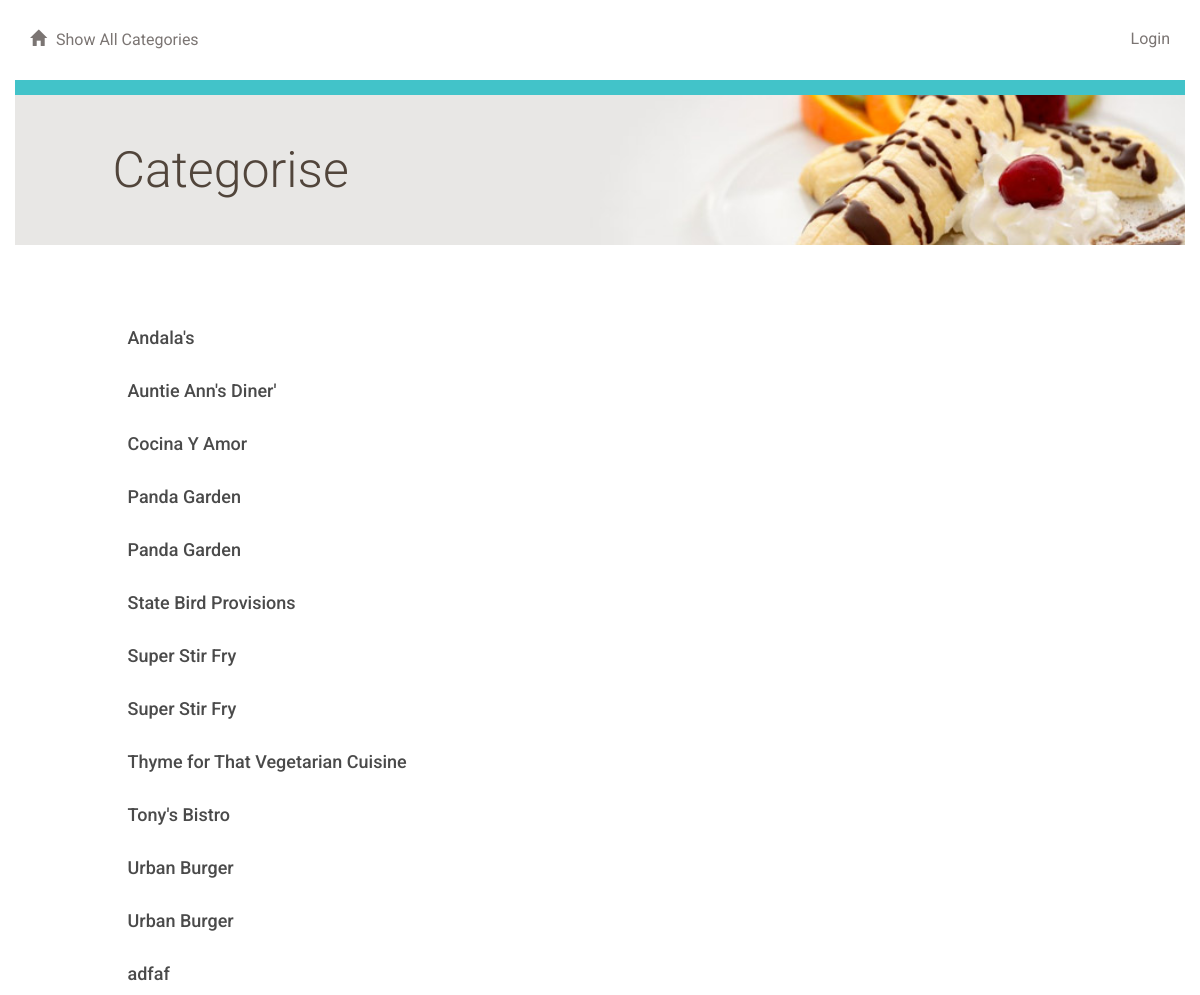
Page /categories/ on the committed database.
### database_setup.py (models this page shows, shortened)
class Category(Base):
    __tablename__ = 'category'
    id = Column(Integer, primary_key=True)
    name = Column(String(250), nullable=False)
    user_id = Column(Integer, ForeignKey('user.id'))
    user = relationship(User)

### project.py (the view)
@app.route('/')
@app.route('/categories/')
def showCategories():
    categories = session.query(Category).order_by(asc(Category.name))
    if 'username' not in login_session:
        return render_template('publiccategories.html', categories=categories)
    else:
        return render_template('categories.html', categories=categories)

### templates/publiccategories.html (shortened to what this page needs)
{% extends "main.html" %}
{% block content %}
	<div class="row divider blue">
		<div class="col-md-12"></div>
	</div>
	<div class="row banner main">
		<div class="col-md-1"></div>
		<div class="col-md-11 padding-none">
			<h1>Categorise</h1>
		</div>
	</div>
	<div class="row padding-top padding-bottom">
		<div class="col-md-1"></div>
		<div class="col-md-10 padding-none">
		</div>
		<div class="col-md-1"></div>
	</div>
	{% for category in categories %}
		<a href = "{{url_for('showItems', category_id = category.id)}}">
			<div class="row">
				<div class="col-md-1"></div>
					<div class="col-md-10 category-list">
						<h3>{{category.name}}</h3>
					</div>
				<div class="col-md-1"></div>
			</div>
		</a>
	{% endfor %}
{% endblock %}

### templates/main.html (shortened to what this page needs)
<!DOCTYPE html>
<html lang="en">
<head>
    <link rel="stylesheet" href="//netdna.bootstrapcdn.com/bootstrap/3.1.1/css/bootstrap.min.css">
    <link rel=stylesheet type=text/css href="{{ url_for('static', filename='styles.css') }}">
</head>
<body>
<div class="container">
    <div class="row top-menu">
        <div class="col-md-6">
            <a href="{{ url_for('showCategories') }}">
                <span class="glyphicon glyphicon-home" aria-hidden="true"></span>Show All Categories
            </a>
        </div>
        <div class="col-md-6 text-right">
            <p>
                {% if 'username' not in session %}
                    <a href="{{ url_for('showLogin') }}">Login</a>
                {% else %}
                    {{ session['username'] }}
                    <a href="{{ url_for('gdisconnect') }}">Logout</a>
                {% endif %}
            </p>
        </div>
    </div>
    {% block content %}
    {% endblock %}
</div>
</body>
</html>

### static/styles.css (style rules this page uses)
* { font-family: "Helvetica Neue Bold", Roboto, Helvetica, Arial, sans-serif; font-weight: 700; }
h1 { font-family: "Helvetica Neue Light", Roboto, Helvetica, Arial, sans-serif; font-size: 50px; color: #51453B; line-height: 60px; font-weight: 300; }
h3 { font-size: 18px; color: #4A4A4A; line-height: 23px; }
p { font-family: "Helvetica Neue", Roboto, Helvetica, Arial, sans-serif; font-size: 16px; color: #7B7573; line-height: 24px; font-weight: 400; }
a { font-size: 14px; color: #0093B9; line-height: 17px; }
.padding-top { padding-top: 30px; }
.padding-bottom { padding-bottom: 30px; }
.padding-none { padding: 0; }
.glyphicon { margin-right: 10px; }
.top-menu { padding-top: 30px; padding-bottom: 30px; }
.top-menu p { margin-bottom: 0; line-height: 16px; }
.top-menu a { margin-bottom: 0; line-height: 16px; font-size: 16px; color: #7B7573; font-weight: 400; }
.divider { height: 15px; }
.divider.blue { background-color: #42C3C9; }
.banner.main { height: 150px; background: url("/static/top-banner.jpg"); background-position: right; background-repeat: no-repeat; background-size: cover; }
.banner h1 { margin: 45px 0; }

### rows in the picture
Category: name "Andala's"
Category: name "Auntie Ann's Diner'"
Category: name "Cocina Y Amor"
Category: name "Panda Garden"
Category: name "Panda Garden"
Category: name "State Bird Provisions"
Category: name "Super Stir Fry"
Category: name "Super Stir Fry"
Category: name "Thyme for That Vegetarian Cuisine"
Category: name "Tony's Bistro"
Category: name "Urban Burger"
Category: name "Urban Burger"
Category: name "adfaf"
